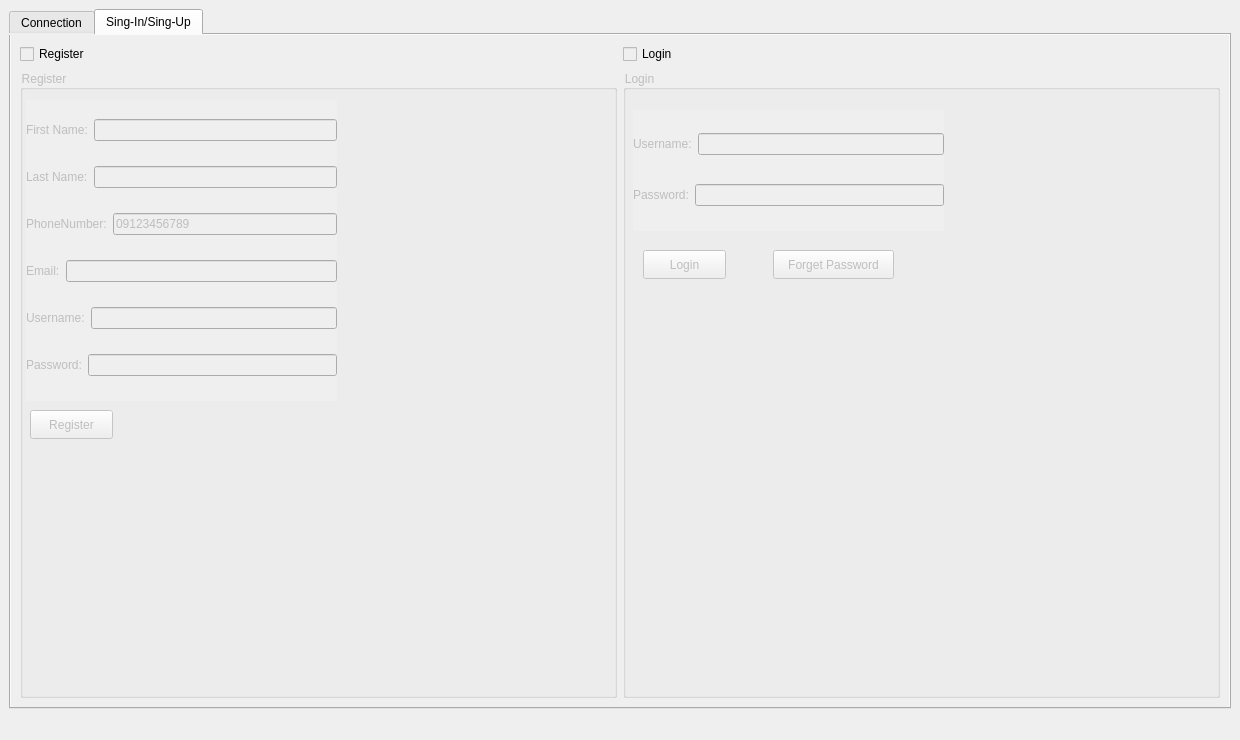
<?xml version="1.0" encoding="UTF-8"?>
<ui version="4.0">
 <class>MainWindow</class>
 <widget class="QMainWindow" name="MainWindow">
  <property name="geometry">
   <rect>
    <x>0</x>
    <y>0</y>
    <width>1240</width>
    <height>740</height>
   </rect>
  </property>
  <property name="windowTitle">
   <string>MainWindow</string>
  </property>
  <property name="styleSheet">
   <string notr="true">QWidget {
    background-color: palette(window);
}</string>
  </property>
  <widget class="QWidget" name="centralwidget">
   <property name="styleSheet">
    <string notr="true"/>
   </property>
   <layout class="QVBoxLayout" name="verticalLayout_3">
    <item>
     <widget class="QTabWidget" name="tabWidget">
      <property name="currentIndex">
       <number>1</number>
      </property>
      <widget class="QWidget" name="tab">
       <attribute name="title">
        <string>Connection</string>
       </attribute>
       <widget class="QWidget" name="layoutWidget">
        <property name="geometry">
         <rect>
          <x>60</x>
          <y>40</y>
          <width>541</width>
          <height>301</height>
         </rect>
        </property>
        <layout class="QFormLayout" name="formLayout_3">
         <item row="0" column="0">
          <widget class="QGroupBox" name="groupBox">
           <property name="title">
            <string>Connection Information</string>
           </property>
           <layout class="QFormLayout" name="formLayout">
            <item row="0" column="0">
             <widget class="QLabel" name="label">
              <property name="text">
               <string>IP:</string>
              </property>
             </widget>
            </item>
            <item row="0" column="1">
             <widget class="QLineEdit" name="lnIP">
              <property name="styleSheet">
               <string notr="true"/>
              </property>
              <property name="inputMask">
               <string>000.000.000.000;_</string>
              </property>
              <property name="text">
               <string>127.0.0.1</string>
              </property>
              <property name="clearButtonEnabled">
               <bool>true</bool>
              </property>
             </widget>
            </item>
            <item row="1" column="1">
             <widget class="QSpinBox" name="spnPort">
              <property name="minimum">
               <number>2000</number>
              </property>
              <property name="maximum">
               <number>65500</number>
              </property>
              <property name="value">
               <number>12345</number>
              </property>
             </widget>
            </item>
            <item row="1" column="0">
             <widget class="QLabel" name="label_2">
              <property name="text">
               <string>Port:</string>
              </property>
             </widget>
            </item>
            <item row="2" column="1">
             <widget class="QPushButton" name="btnConnect">
              <property name="styleSheet">
               <string notr="true">QPushButton[state=&quot;1&quot;] {
    background-color: #4caf50;   /* green */
    color: white;
}
QPushButton[state=&quot;0&quot;] {
    background-color: #f44336;   /* red */
    color: white;
}</string>
              </property>
              <property name="text">
               <string>Connect</string>
              </property>
              <property name="state" stdset="0">
               <string/>
              </property>
             </widget>
            </item>
           </layout>
          </widget>
         </item>
         <item row="0" column="1">
          <layout class="QFormLayout" name="formLayout_2">
           <item row="0" column="0">
            <widget class="QTextEdit" name="teConnection"/>
           </item>
           <item row="1" column="0">
            <widget class="QPushButton" name="pushButton">
             <property name="text">
              <string>Clear</string>
             </property>
            </widget>
           </item>
          </layout>
         </item>
        </layout>
       </widget>
      </widget>
      <widget class="QWidget" name="tab_2">
       <attribute name="title">
        <string>Sing-In/Sing-Up</string>
       </attribute>
       <layout class="QGridLayout" name="gridLayout">
        <item row="0" column="0">
         <widget class="QCheckBox" name="chbReg">
          <property name="text">
           <string>Register</string>
          </property>
         </widget>
        </item>
        <item row="0" column="1">
         <widget class="QCheckBox" name="chbLog">
          <property name="text">
           <string>Login</string>
          </property>
         </widget>
        </item>
        <item row="1" column="0" colspan="2">
         <layout class="QHBoxLayout" name="horizontalLayout_7">
          <item>
           <widget class="QGroupBox" name="grbReg">
            <property name="enabled">
             <bool>false</bool>
            </property>
            <property name="title">
             <string>Register</string>
            </property>
            <widget class="QWidget" name="layoutWidget">
             <property name="geometry">
              <rect>
               <x>6</x>
               <y>30</y>
               <width>311</width>
               <height>301</height>
              </rect>
             </property>
             <layout class="QVBoxLayout" name="verticalLayout">
              <item>
               <layout class="QHBoxLayout" name="horizontalLayout">
                <item>
                 <widget class="QLabel" name="label_5">
                  <property name="text">
                   <string>First Name:</string>
                  </property>
                 </widget>
                </item>
                <item>
                 <widget class="QLineEdit" name="lnFname"/>
                </item>
               </layout>
              </item>
              <item>
               <layout class="QHBoxLayout" name="horizontalLayout_2">
                <item>
                 <widget class="QLabel" name="label_6">
                  <property name="text">
                   <string>Last Name:</string>
                  </property>
                 </widget>
                </item>
                <item>
                 <widget class="QLineEdit" name="lnLname"/>
                </item>
               </layout>
              </item>
              <item>
               <layout class="QHBoxLayout" name="horizontalLayout_3">
                <item>
                 <widget class="QLabel" name="label_7">
                  <property name="text">
                   <string>PhoneNumber:</string>
                  </property>
                 </widget>
                </item>
                <item>
                 <widget class="QLineEdit" name="lnPhone">
                  <property name="inputMask">
                   <string>00000000000;_</string>
                  </property>
                  <property name="text">
                   <string>09123456789</string>
                  </property>
                 </widget>
                </item>
               </layout>
              </item>
              <item>
               <layout class="QHBoxLayout" name="horizontalLayout_4">
                <item>
                 <widget class="QLabel" name="label_8">
                  <property name="text">
                   <string>Email:</string>
                  </property>
                 </widget>
                </item>
                <item>
                 <widget class="QLineEdit" name="lnEmail">
                  <property name="inputMask">
                   <string/>
                  </property>
                 </widget>
                </item>
               </layout>
              </item>
              <item>
               <layout class="QHBoxLayout" name="horizontalLayout_5">
                <item>
                 <widget class="QLabel" name="label_9">
                  <property name="text">
                   <string>Username:</string>
                  </property>
                 </widget>
                </item>
                <item>
                 <widget class="QLineEdit" name="lnUsername"/>
                </item>
               </layout>
              </item>
              <item>
               <layout class="QHBoxLayout" name="horizontalLayout_6">
                <item>
                 <widget class="QLabel" name="label_10">
                  <property name="text">
                   <string>Password:</string>
                  </property>
                 </widget>
                </item>
                <item>
                 <widget class="QLineEdit" name="lnPassword">
                  <property name="enabled">
                   <bool>false</bool>
                  </property>
                  <property name="echoMode">
                   <enum>QLineEdit::EchoMode::Password</enum>
                  </property>
                 </widget>
                </item>
               </layout>
              </item>
             </layout>
            </widget>
            <widget class="QPushButton" name="btnReg">
             <property name="geometry">
              <rect>
               <x>10</x>
               <y>340</y>
               <width>83</width>
               <height>29</height>
              </rect>
             </property>
             <property name="text">
              <string>Register</string>
             </property>
            </widget>
           </widget>
          </item>
          <item>
           <widget class="QGroupBox" name="grbLog">
            <property name="enabled">
             <bool>false</bool>
            </property>
            <property name="title">
             <string>Login</string>
            </property>
            <widget class="QWidget" name="layoutWidget_7">
             <property name="geometry">
              <rect>
               <x>10</x>
               <y>40</y>
               <width>311</width>
               <height>121</height>
              </rect>
             </property>
             <layout class="QVBoxLayout" name="verticalLayout_2">
              <item>
               <layout class="QHBoxLayout" name="horizontalLayout_11">
                <item>
                 <widget class="QLabel" name="label_15">
                  <property name="text">
                   <string>Username:</string>
                  </property>
                 </widget>
                </item>
                <item>
                 <widget class="QLineEdit" name="lnUsernameLog"/>
                </item>
               </layout>
              </item>
              <item>
               <layout class="QHBoxLayout" name="horizontalLayout_12">
                <item>
                 <widget class="QLabel" name="label_16">
                  <property name="text">
                   <string>Password:</string>
                  </property>
                 </widget>
                </item>
                <item>
                 <widget class="QLineEdit" name="lnPasswordLog">
                  <property name="enabled">
                   <bool>false</bool>
                  </property>
                  <property name="echoMode">
                   <enum>QLineEdit::EchoMode::Password</enum>
                  </property>
                 </widget>
                </item>
               </layout>
              </item>
             </layout>
            </widget>
            <widget class="QPushButton" name="btnLog">
             <property name="geometry">
              <rect>
               <x>20</x>
               <y>180</y>
               <width>83</width>
               <height>29</height>
              </rect>
             </property>
             <property name="text">
              <string>Login</string>
             </property>
            </widget>
            <widget class="QPushButton" name="btnForget">
             <property name="geometry">
              <rect>
               <x>150</x>
               <y>180</y>
               <width>121</width>
               <height>29</height>
              </rect>
             </property>
             <property name="text">
              <string>Forget Password</string>
             </property>
            </widget>
           </widget>
          </item>
         </layout>
        </item>
       </layout>
      </widget>
     </widget>
    </item>
   </layout>
  </widget>
  <widget class="QStatusBar" name="statusbar"/>
 </widget>
 <resources/>
 <connections>
  <connection>
   <sender>pushButton</sender>
   <signal>clicked()</signal>
   <receiver>teConnection</receiver>
   <slot>clear()</slot>
   <hints>
    <hint type="sourcelabel">
     <x>376</x>
     <y>384</y>
    </hint>
    <hint type="destinationlabel">
     <x>484</x>
     <y>197</y>
    </hint>
   </hints>
  </connection>
 </connections>
</ui>
